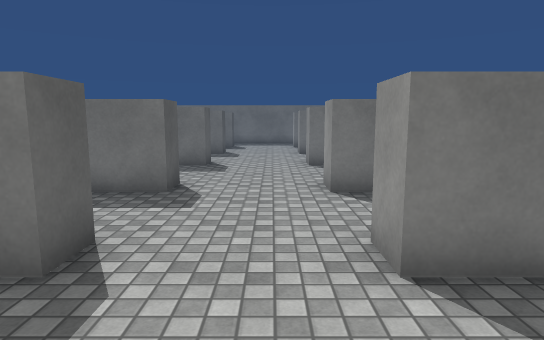
[1] (above)

18 first-person views from a walk through a 3-D level made in the Unity game engine. The camera is 1.5 m above the floor, tilts 8° down and sees 75° across. The floor is counted in squares, 1.03 m on a side. Each view is taken from the middle of a square. On the plan, view 1 faces up. The plan holds only what a view shows up to about 16 squares ahead; the rest is blank. The player is left out. Surface patterns are stand-ins for the level's own textures.

[2]
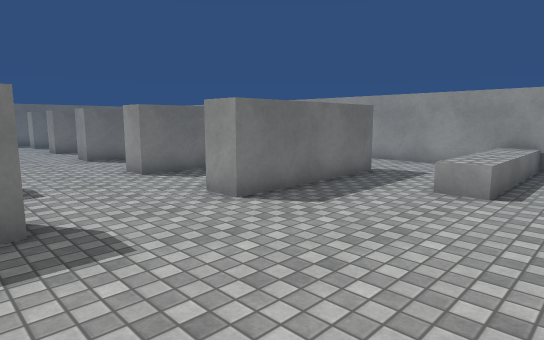

[3]
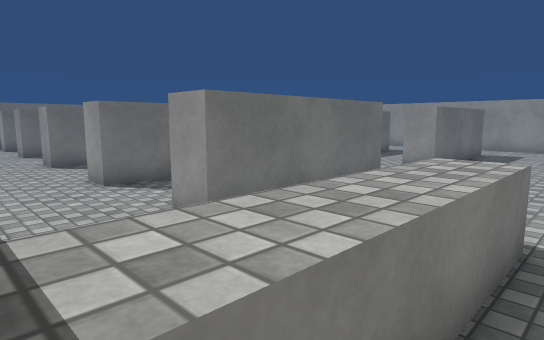

[4]
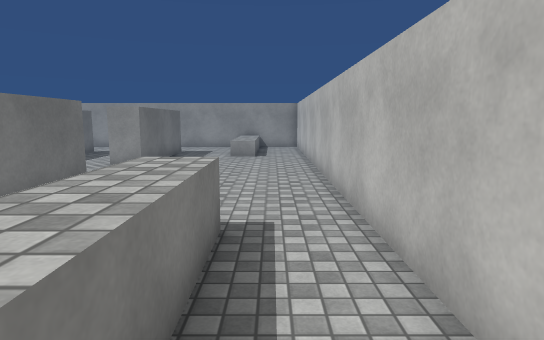

[5]
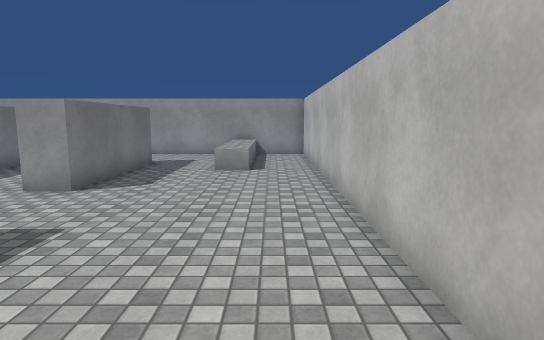

[6]
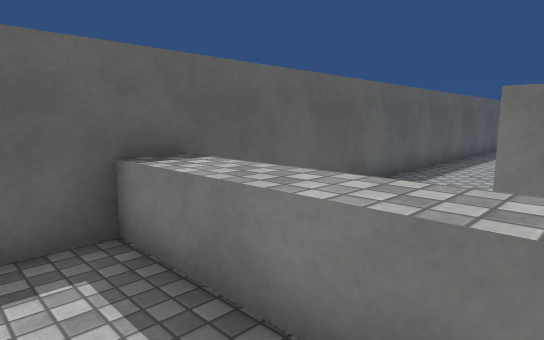

[7]
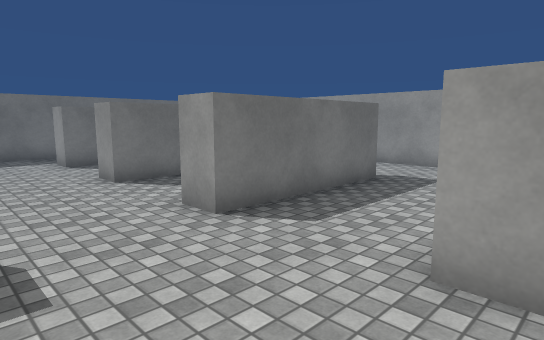

[8]
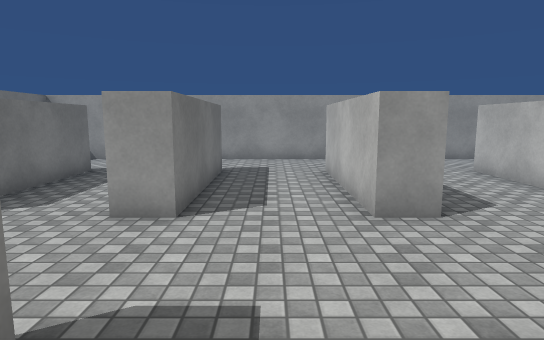

[9]
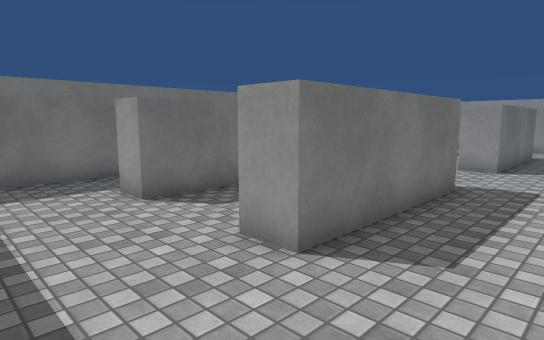

[10]
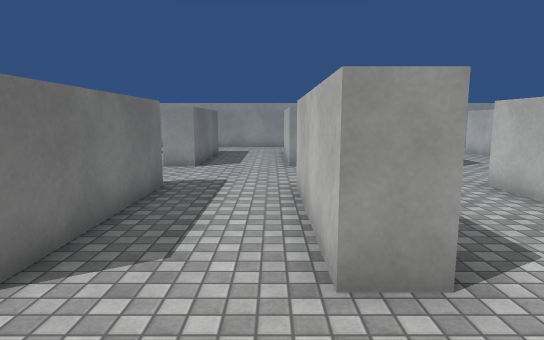

[11]
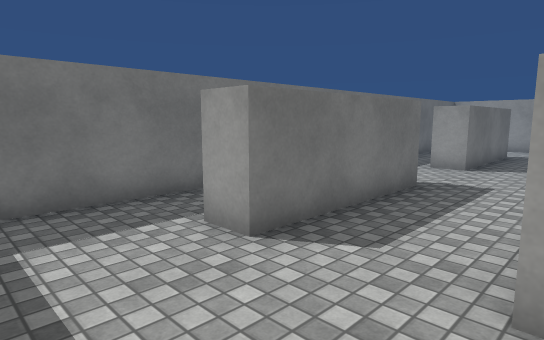

[12]
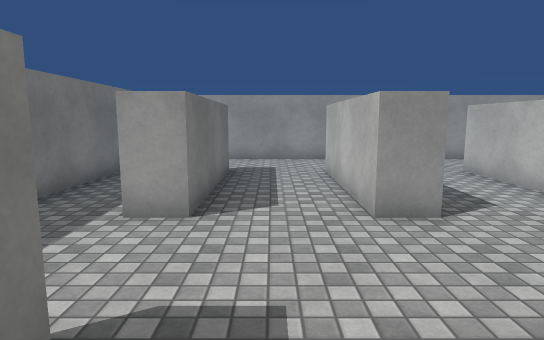

[13]
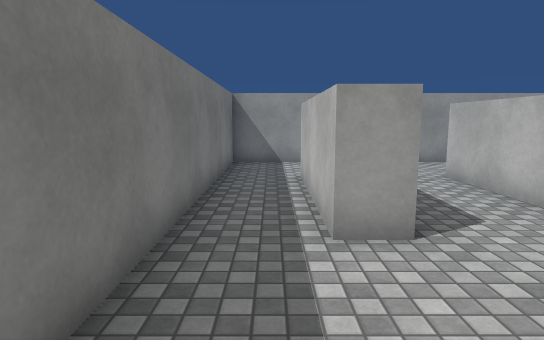

[14]
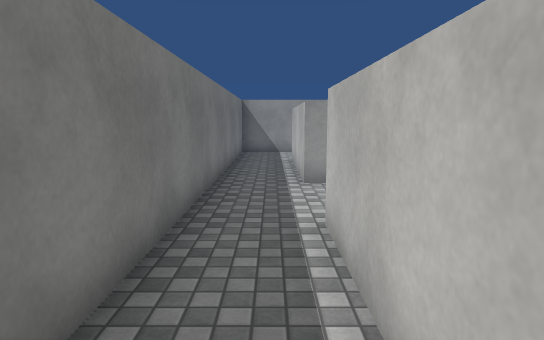

[15]
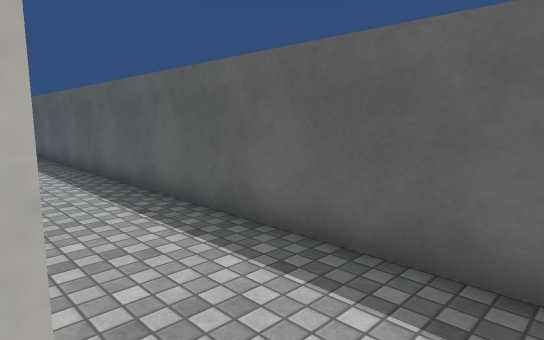

[16]
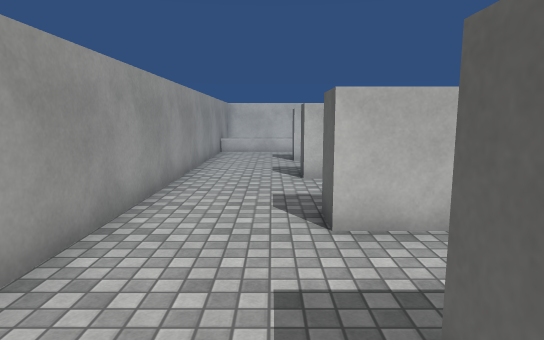

[17]
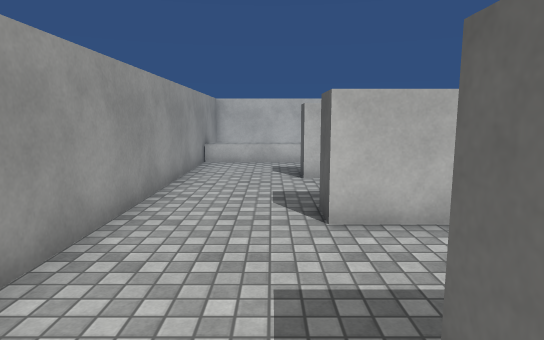

[18]
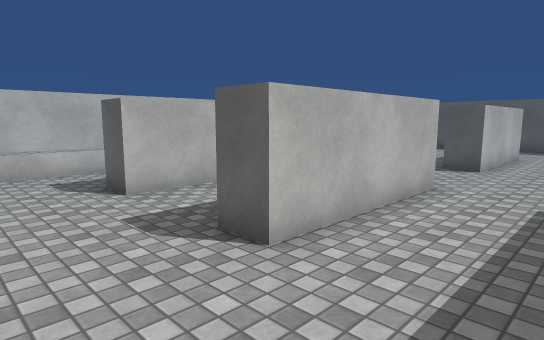

### Floor plan
Points are (right, up) in squares from view 1. A wall is a line through its corners. A room is listed if a view was taken in it or the views show most of it. See-through windows are left out.
Room 1 (views 1, 2, 3, 4, 5, 6, 7, 8, 9, 10, 11, 12, 13, 14, 15, 16, 17, 18)
walls: (1.2, 11.4) (1.2, 12.4) (6.2, 12.4) (6.2, 11.4) (1.2, 11.4); (1.2, 8.2) (6.2, 8.2) (6.2, 7.1) (1.2, 7.1) (1.2, 8.2); (-6, 11.4) (-7.1, 11.4) (-7.1, 12.4) (-2.1, 12.4) (-2.1, 11.4) (-3.1, 11.4); (-5.4, 7.1) (-7.1, 7.1) (-7.1, 8.2) (-2.1, 8.2) (-2.1, 7.1) (-3.8, 7.1); (-2.1, 4.2) (-2.1, 3.1) (-7.1, 3.1) (-7.1, 4.2); (-2.1, 16.1) (-2.1, 15.4) (-7.1, 15.4) (-7.1, 16.5); (4, 4.2) (6.2, 4.2) (6.2, 3.1) (1.2, 3.1) (1.2, 4.2); (-2.1, 19.2) (-7.1, 19.2) (-7.1, 20.2) (-2.1, 20.2); (6.2, 16.1) (6.2, 15.4) (1.2, 15.4) (1.2, 16.4) (6.2, 16.4); (6.2, 19.2) (1.2, 19.2) (1.2, 20.2) (6.2, 20.2); (-10.4, 20.6) (-10.4, -1.5); (-8.4, -2.4) (9.4, -2.4) (9.4, 22.4) (-9.2, 22.4)
low walls: (5.2, 0.7) (9.4, 0.7); (-5.4, -0.3) (-10.4, -0.3); (9.4, -0.3) (4.3, -0.3) (4.3, 0.8)

Positions as (right, up) in squares from view 1, and headings:
1: (0, 0), facing up
2: (-3, -2), facing up-right
3: (-10, -1), facing up-right
4: (-10, -1), facing right
5: (-6, -1), facing right
6: (-6, -2), facing up-left
7: (-2, 7), facing up-right
8: (-4, 14), facing right
9: (-10, 13), facing up-right
10: (-10, 13), facing right
11: (-10, 16), facing up-right
12: (-4, 18), facing right
13: (-3, 21), facing right
14: (-7, 21), facing right
15: (-7, 21), facing down-left
16: (7, 17), facing down
17: (7, 13), facing down
18: (9, 11), facing down-left
